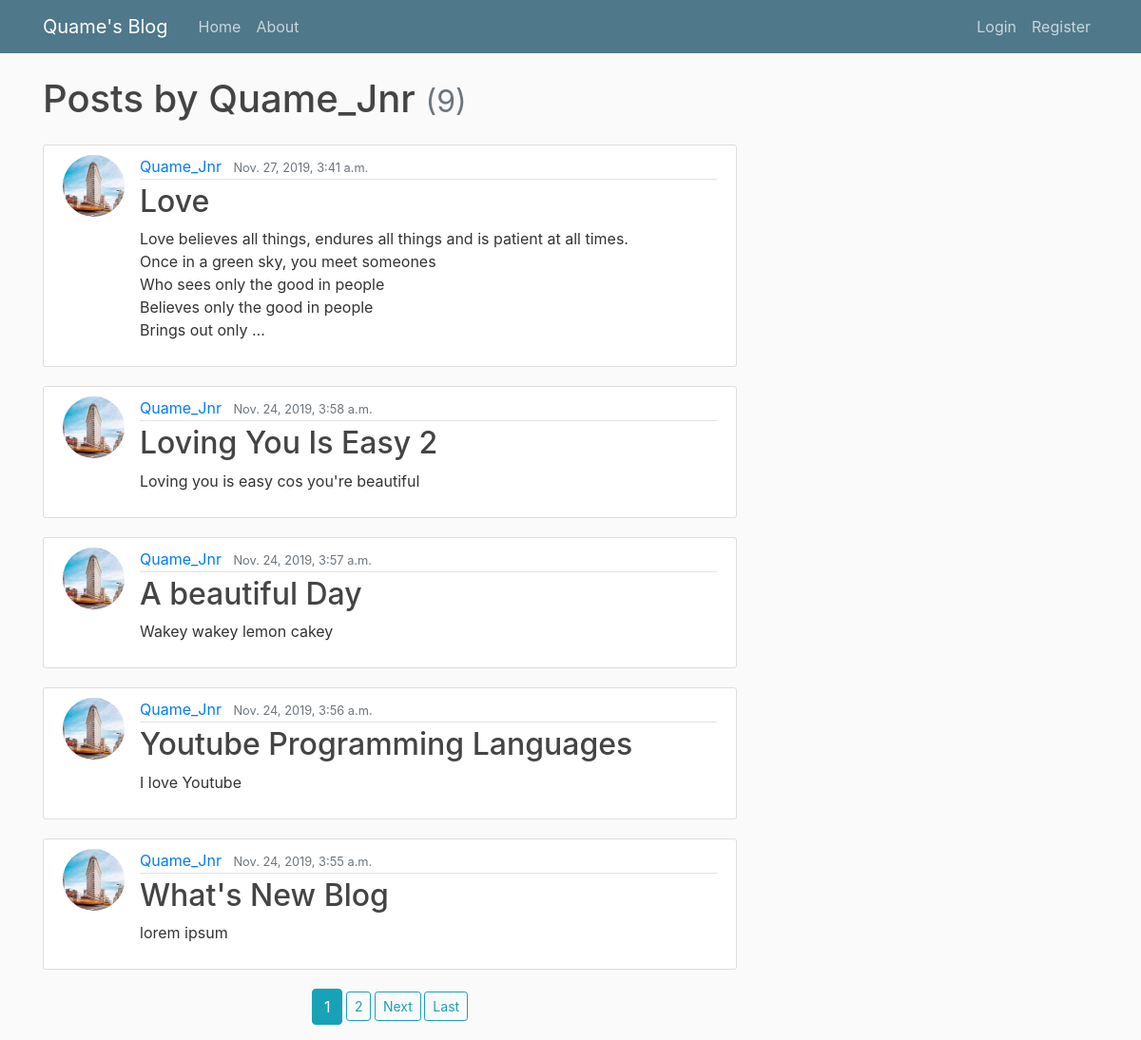
Screenshot of /user/Quame_Jnr with the database file from the repository.
### blog/models.py (models this page shows, shortened)
class Post(models.Model):
    title = models.CharField(max_length=100)
    content = models.TextField(default="")
    date_posted = models.DateTimeField(default=timezone.now)
    author = models.ForeignKey(User, on_delete=models.CASCADE)

### users/models.py (models this page shows, shortened)
class Profile(models.Model):
    user = models.OneToOneField(User, on_delete=models.CASCADE)
    image = models.ImageField(default="default.jpg", upload_to="profile_pics/")

### blog/views.py (the view)
# urls.py: path('user/<str:username>', UserPostListView.as_view(), name="user-posts"),
class UserPostListView(ListView):
    model = Post
    template_name = "blog/user_posts.html"
    paginate_by = 5
    def get_queryset(self):
        user = get_object_or_404(User, username=self.kwargs.get('username'))
        return Post.objects.filter(author=user).order_by('-date_posted')

### blog/templates/blog/user_posts.html (shortened to what this page needs)
{%extends 'blog/base.html'%}
{% block content %}
    <h1 class="mb-4">
        Posts by {{view.kwargs.username}}
        <small class="text-muted">({{page_obj.paginator.count}})</small>
    </h1>
    {% for post in object_list %}
        <article class="media content-section">
         <img class="rounded-circle article-img" src="{{ post.author.profile.image.url }}">
          <div class="media-body">
            <div class="article-metadata">
              <a class="mr-2" href="{%url 'user-posts' post.author.username %}">{{ post.author }}</a>
              <small class="text-muted">{{ post.date_posted }}</small>
            </div>
            <h2><a class="article-title" href="{% url 'post-detail' post.id %}">{{ post.title }}</a></h2>
            <p class="article-content">{{ post.content|truncatechars:200 }}</p>
          </div>
        </article>
    {% endfor %}
    <div class="btn-group btn-group-sm d-flex" role="group">
        <div class="align-self-center mx-auto">
            {% if is_paginated %}
                {% for num in page_obj.paginator.page_range %}
                    {% if num == page_obj.number %}
                        <a class="btn btn-info btn-info mb-3" href="?page={{num}}">{{num}}</a>
                    {% elif num > page_obj.number|add:'-3' or num < page_obj.number|add:'3' %}
                        <a class="btn btn-outline-info btn-sm mb-3" href="?page={{num}}">{{num}}</a>
                    {% endif %}
                {% endfor %}
                {% if page_obj.has_next %}
                    <a class="btn btn-outline-info btn-sm mb-3" href="?page={{ page_obj.next_page_number }}">Next</a>
                    <a class="btn btn-outline-info btn-sm mb-3" href="?page={{ page_obj.paginator.num_pages }}">Last</a>
                {% endif %}
            {% endif %}
        </div>
    </div>
{% endblock content %}

### blog/static/blog/main.css (style rules this page uses)
body { background: #fafafa; color: #333333; margin-top: 5rem; }
h1, h2, h3, h4, h5, h6 { color: #444444; }
.content-section { background: #ffffff; padding: 10px 20px; border: 1px solid #dddddd; border-radius: 3px; margin-bottom: 20px; }
.article-title { color: #444444; }
.article-content { white-space: pre-line; }
.article-img { height: 65px; width: 65px; margin-right: 16px; }
.article-metadata { padding-bottom: 1px; margin-bottom: 4px; border-bottom: 1px solid #e3e3e3 }

### rows the page displays
Post: author.profile.image (picture), author "Quame_Jnr", date_posted "Nov. 27, 2019, 3:41 a.m.", title "Love", content "Love believes all things, endures all things and is patient at all times. Once in a green sky, you meet someones Who sees only the good in people Believes only the good in people Brings out only …"
Post: author.profile.image (picture), author "Quame_Jnr", date_posted "Nov. 24, 2019, 3:58 a.m.", title "Loving You Is Easy 2", content "Loving you is easy cos you're beautiful"
Post: author.profile.image (picture), author "Quame_Jnr", date_posted "Nov. 24, 2019, 3:57 a.m.", title "A beautiful Day", content "Wakey wakey lemon cakey"
Post: author.profile.image (picture), author "Quame_Jnr", date_posted "Nov. 24, 2019, 3:56 a.m.", title "Youtube Programming Languages", content "I love Youtube"
Post: author.profile.image (picture), author "Quame_Jnr", date_posted "Nov. 24, 2019, 3:55 a.m.", title "What's New Blog", content "lorem ipsum"

### other values shown
{{ view.kwargs.username }} "Quame_Jnr"
{{ page_obj.paginator.count }} "9"
{{ num }} "1"
{{ num }} "2"
